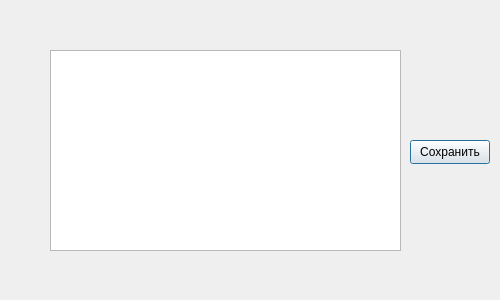
<?xml version="1.0" encoding="UTF-8"?>
<ui version="4.0">
 <class>Description</class>
 <widget class="QDialog" name="Description">
  <property name="geometry">
   <rect>
    <x>0</x>
    <y>0</y>
    <width>500</width>
    <height>300</height>
   </rect>
  </property>
  <property name="windowTitle">
   <string>Dialog</string>
  </property>
  <widget class="QPlainTextEdit" name="plainTextEdit">
   <property name="geometry">
    <rect>
     <x>50</x>
     <y>50</y>
     <width>351</width>
     <height>201</height>
    </rect>
   </property>
  </widget>
  <widget class="QPushButton" name="saveBut">
   <property name="geometry">
    <rect>
     <x>410</x>
     <y>140</y>
     <width>80</width>
     <height>24</height>
    </rect>
   </property>
   <property name="text">
    <string>Сохранить</string>
   </property>
  </widget>
 </widget>
 <resources/>
 <connections/>
</ui>
